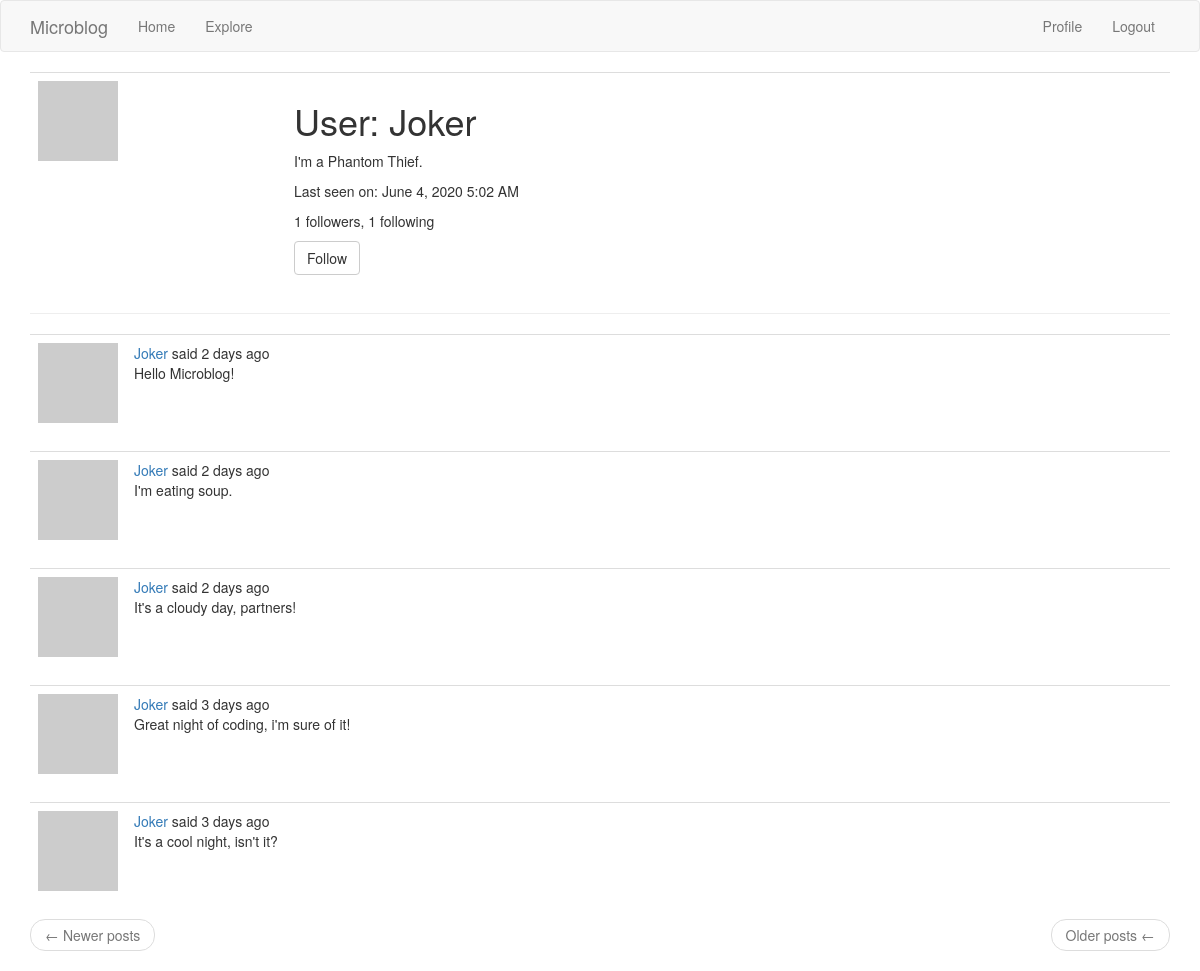
The page /user/Joker (signed in) on the database its author committed.
### app/models.py (models this page shows, shortened)
class User(UserMixin, db.Model):
    __tablename__ = "user"
    id = db.Column(db.Integer, primary_key=True)
    username = db.Column(db.String(64), index=True, unique=True)
    email = db.Column(db.String(120), index=True, unique=True)
    password_hash = db.Column(db.String(128))
    posts = db.relationship('Post', backref='author', lazy='dynamic')
    about_me = db.Column(db.String(140))
    last_seen = db.Column(db.DateTime, default=datetime.utcnow)
    followed = db.relationship(
        'User', secondary=followers,
        primaryjoin=(followers.c.follower_id == id),
        secondaryjoin=(followers.c.followed_id == id),
        backref=db.backref('followers', lazy='dynamic'), lazy='dynamic'
    )
    @login.user_loader
    def load_user(id):
        return User.query.get(int(id))
    def avatar(self, size):
        digest = md5(self.email.lower().encode('utf-8')).hexdigest()
        return 'https://www.gravatar.com/avatar/{}?d=identicon&s={}'.format(digest, size)
    def is_following(self, user):
        return self.followed.filter(
            followers.c.followed_id == user.id).count() > 0

class Post(db.Model):
    __tablename__ = "post"
    id = db.Column(db.Integer, primary_key=True)
    body = db.Column(db.String(140))
    timestamp = db.Column(db.DateTime, index=True, default=datetime.utcnow)
    user_id = db.Column(db.Integer, db.ForeignKey('user.id'))

### app/routes.py (the view)
@app.route('/user/<username>')
@login_required
def user(username):
    user = User.query.filter_by(username=username).first_or_404()
    page = request.args.get('page', 1, type=int)
    posts = user.posts.order_by(Post.timestamp.desc()).paginate(
        page, app.config['POSTS_PER_PAGE'], False)
    next_url = url_for('user', username=user.username, page=posts.next_num) \
        if posts.has_next else None
    prev_url = url_for('user', username=user.username, page=posts.prev_num) \
        if posts.has_prev else None
    form = EmptyForm()
    return render_template('user.html', user=user, posts=posts.items,
                            next_url=next_url, prev_url=prev_url, form=form)

### app/forms.py
class EmptyForm(FlaskForm):
    submit = SubmitField(_l('Submit'))

### app/routes.py (called while the page is built)
@app.before_request
def before_request():
    if current_user.is_authenticated:
        current_user.last_seen = datetime.utcnow()
        db.session.commit()
    g.locale = str(get_locale())

### app/templates/user.html (shortened to what this page needs)
{% extends "layout.html" %}
{% block app_content %}
    <table class="table table-hover">
        <tr>
            <td width="256px">
                <img src="{{ user.avatar(128) }}"/>
            </td>
            <td>
                <h1>{{ _('User:')}} {{ user.username }}</h1>
                {% if user.about_me %}<p>{{ user.about_me }}</p>{% endif %}
                {% if user.last_seen %}<p>{{ _('Last seen on:') }} {{ moment(user.last_seen).format('LLL') }}</p>{% endif %}
                <p>{{ _('%(count)d followers', count=user.followers.count()) }}, {{ _('%(count)d following', count=user.followed.count()) }}</p>
                {% if user == current_user %}
                <p><a href="{{ url_for('edit_profile') }}">{{ _('Edit your profile') }}</a></p>
                {% elif not current_user.is_following(user) %}
                <p>
                    <form action="{{ url_for('follow', username=user.username) }}" method="post">
                        {{ form.submit(value='Follow', class_='btn btn-default') }}
                    </form>
                </p>
                {% endif %}
            </td>
        </tr>
    </table>
    <hr/>
    {% for post in posts %}
        {% include '_post.html' %}
    {% endfor %}
    <nav aria-label="...">
        <ul class="pager">
            <li class="previous{% if not prev_url %} disabled {% endif %}">
                <a href="{{ prev_url or '#' }}">
                    <span aria-hidden="true">&larr;</span> {{ _('Newer posts') }}
                </a>
            </li>
            <li class="next{% if not next_url %} disabled {% endif %}">
                <a href="{{ next_url or '#' }}">
                    {{ _('Older posts') }} <span aria-hidden="true">&larr;</span>
                </a>
            </li>
        </ul>
    </nav>
{% endblock %}

### app/templates/_post.html (shortened to what this page needs)
<table class="table table-hover">
    <tr>
        <td width="70px">
            <a href="{{ url_for('user', username=post.author.username) }}">
                <img src="{{ post.author.avatar(36) }}">
            </a>
        </td>
        <td>
            {{ _('%(username)s said %(when)s',
                username=user_link, when=moment(post.timestamp).fromNow())}}
            <br/>
            {{ post.body }}
        </td>
    </tr>
</table>

### rows shown on the page
User: username "Joker", about_me "I'm a Phantom Thief.", last_seen "June 4, 2020 5:02 AM"
Post: body "Hello Microblog!"
Post: body "I'm eating soup."
Post: body "It's a cloudy day, partners!"
Post: body "Great night of coding, i'm sure of it!"
Post: body "It's a cool night, isn't it?"
